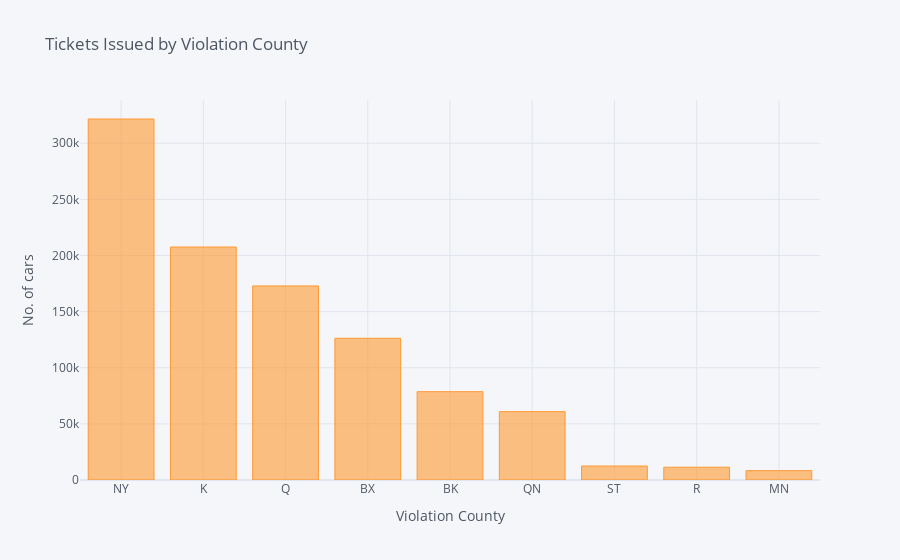

Notebook code for this chart:
### Code cell
df_new2['Violation County'].value_counts().iplot(kind="bar",bins=30,
               title="Tickets Issued by Violation County",
              xTitle="Violation County",
            yTitle="No. of cars");

### Figure 1 — Plotly figure (JSON) as saved in the notebook; plotly's stock layout.template omitted (floating-point values rounded to 4 significant figures)
{"data": [{"marker": {"color": "rgba(255, 153, 51, 0.6)", "line": {"color": "rgba(255, 153, 51, 1.0)", "width": 1}}, "name": "Violation County", "orientation": "v", "text": "", "type": "bar", "x": ["NY", "K", "Q", "BX", "BK", "QN", "ST", "R", "MN"], "y": [321575, 207537, 172872, 126261, 78682, 60892, 12456, 11388, 8337]}], "layout": {"legend": {"bgcolor": "#F5F6F9", "font": {"color": "#4D5663"}}, "paper_bgcolor": "#F5F6F9", "plot_bgcolor": "#F5F6F9", "title": {"font": {"color": "#4D5663"}, "text": "Tickets Issued by Violation County"}, "xaxis": {"gridcolor": "#E1E5ED", "showgrid": true, "tickfont": {"color": "#4D5663"}, "title": {"font": {"color": "#4D5663"}, "text": "Violation County"}, "zerolinecolor": "#E1E5ED"}, "yaxis": {"gridcolor": "#E1E5ED", "showgrid": true, "tickfont": {"color": "#4D5663"}, "title": {"font": {"color": "#4D5663"}, "text": "No. of cars"}, "zerolinecolor": "#E1E5ED"}}}
